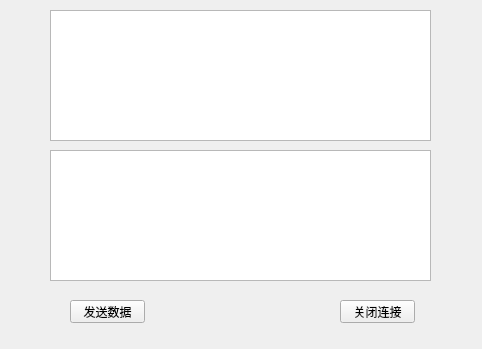
<?xml version="1.0" encoding="UTF-8"?>
<ui version="4.0">
 <class>ServerWidget</class>
 <widget class="QWidget" name="ServerWidget">
  <property name="geometry">
   <rect>
    <x>0</x>
    <y>0</y>
    <width>482</width>
    <height>349</height>
   </rect>
  </property>
  <property name="windowTitle">
   <string>ServerWidget</string>
  </property>
  <widget class="QTextEdit" name="textEditRead">
   <property name="geometry">
    <rect>
     <x>50</x>
     <y>10</y>
     <width>381</width>
     <height>131</height>
    </rect>
   </property>
  </widget>
  <widget class="QTextEdit" name="textEditWrite">
   <property name="geometry">
    <rect>
     <x>50</x>
     <y>150</y>
     <width>381</width>
     <height>131</height>
    </rect>
   </property>
  </widget>
  <widget class="QPushButton" name="ButtonSend">
   <property name="geometry">
    <rect>
     <x>70</x>
     <y>300</y>
     <width>75</width>
     <height>23</height>
    </rect>
   </property>
   <property name="text">
    <string>发送数据</string>
   </property>
  </widget>
  <widget class="QPushButton" name="ButtonClose">
   <property name="geometry">
    <rect>
     <x>340</x>
     <y>300</y>
     <width>75</width>
     <height>23</height>
    </rect>
   </property>
   <property name="text">
    <string>关闭连接</string>
   </property>
  </widget>
 </widget>
 <resources/>
 <connections/>
</ui>
